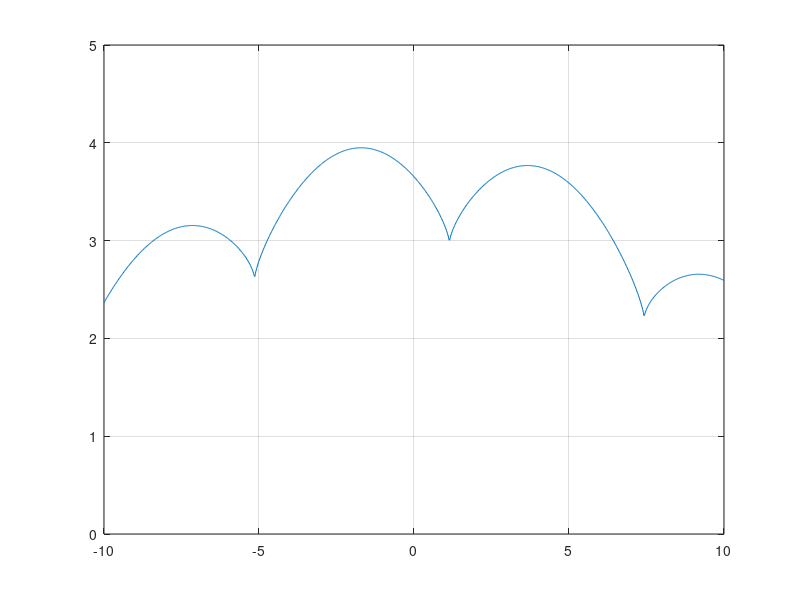

The MATLAB script that drew this image:
%Define a function
x = linspace(-10, 10, 1000);
y = 2 .^ log(abs(cos(x./2 + 1))) + 3 .* cos(x./10);

% Draw a plot
figure(1);
plot(x, y);
xlim([-10, 10]);
ylim([0, 5]);
grid on;